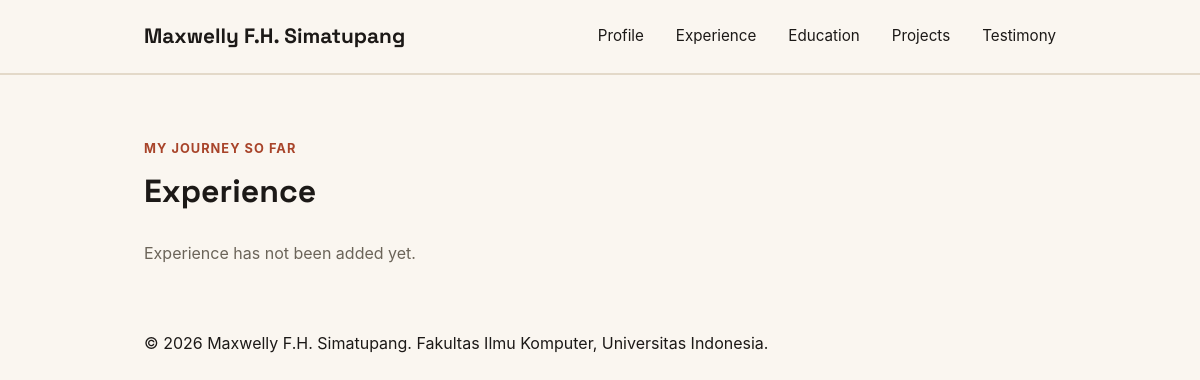
Page /experience/ on the earlier database version.
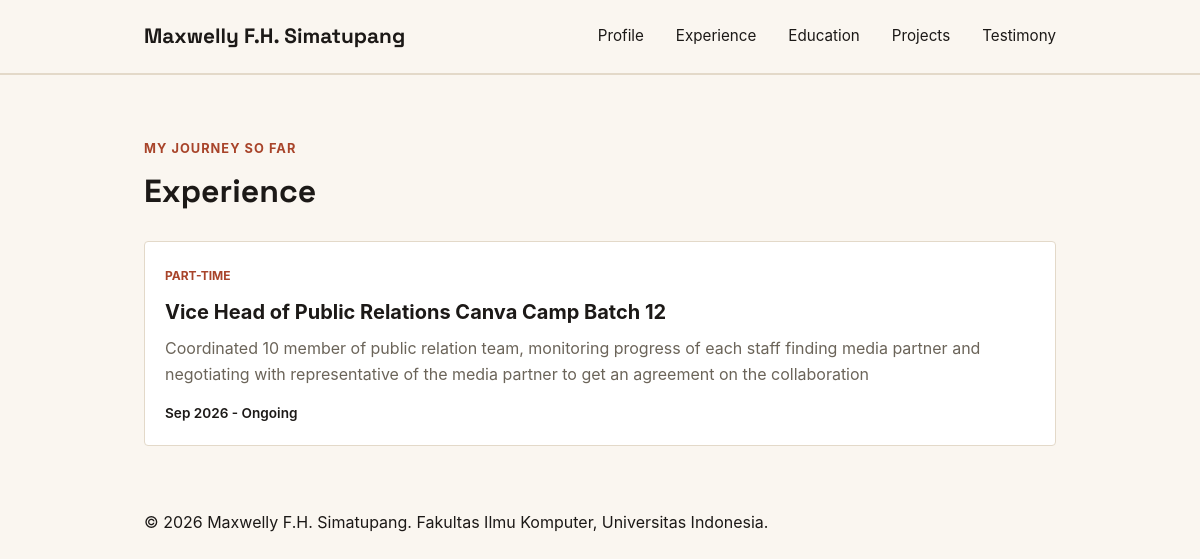
Same page on the later database version.
### main/models.py (models this page shows, shortened)
class Experience(models.Model):
    EXPERIENCE_CHOICES = [
        ('internship', 'Internship'),
        ('research', 'Research'),
        ('volunteer', 'Volunteer'),
        ('part-time', 'Part-Time'),
        ('full-time', 'Full-Time'),
        ('freelance', 'Freelance'),
    ]
    id = models.UUIDField(primary_key=True, default=uuid.uuid4, editable=False)
    title = models.CharField(max_length=255)
    description = models.TextField()
    category = models.CharField(max_length=20, choices=EXPERIENCE_CHOICES, default='full-time')
    thumbnail = models.URLField(blank=True, null=True)
    started_at = models.DateTimeField(auto_now_add=True)
    ended_at = models.DateTimeField(blank=True, null=True)
    @property
    def is_ongoing(self):
        return self.ended_at is None

### main/views.py (the view)
# urls.py: path("experience/", show_experience, name="show_experience"),
def show_experience(request):
    context = {
        "name": "Maxwelly F.H. Simatupang",
        "experience_list": Experience.objects.all(),
    }
    return render(request, "experience.html", context)

### templates/experience.html (shortened to what this page needs)
{% extends "base.html" %}
{% block content %}
    <main>
      <section class="experience-section" id="experience">
        <div class="container">
          <p class="section-kicker">My journey so far</p>
          <h1>Experience</h1>
          <div class="experience-grid">
            {% for experience in experience_list %}
            <article class="experience-card">
              <span class="experience-category">
                {{ experience.get_category_display }}
              </span>
              <h2>{{ experience.title }}</h2>
              <p class="experience-description">{{ experience.description }}</p>
              {% if experience.is_ongoing %}
              <p class="experience-status">{{ experience.started_at|date:"M Y" }} - Ongoing</p>
              {% else %}
              <p class="experience-status">{{ experience.started_at|date:"M Y" }} - {{  experience.ended_at|date:"M Y" }}</p>
              {% endif %}
            </article>
            {% empty %}
            <p class="empty-state">Experience has not been added yet.</p>
            {% endfor %}
          </div>
        </div>
      </section>
    </main>
{% endblock content %}

Differences in the rows shown:
added Experience: category "PART-TIME", title "Vice Head of Public Relations Canva Camp Batch 12", description "Coordinated 10 member of public relation team, monitoring progress of each staff finding media partner and negotiating with representative of the media partner to get an agreement on the collaboration", started_at "Sep 2026"
Other differences:
text no longer shown: "Experience has not been added yet."
